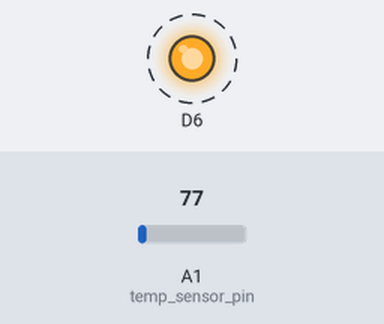
Simulated run of this sketch. Board: Arduino MKR. Shown: output pins drawn as LEDs (lit = HIGH). Dashed ring = blinking. Inputs (shaded band) come from the test bench; at power-on: A1 (temp_sensor_pin) = 77. WiFi joins after 1.5 s; servers stay silent unless stated; what the sketch prints to the serial monitor is not drawn.

Above: at 3.2 s.
Timing chart, 0 to 8.8 s (numbered marks = the images above):
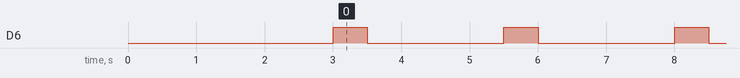

The sketch:

project2_may08b.ino
```cpp
#include "arduino_secrets.h"
#include "thingProperties.h"

#define temp_sensor_pin A1


void setup() {

  // Initialize serial and wait for port to open:
  Serial.begin(9600);
  // This delay gives the chance to wait for a Serial Monitor without blocking if none is found
  delay(1500);

  // Defined in thingProperties.h
  initProperties();

  // Connect to Arduino IoT Cloud
  ArduinoCloud.begin(ArduinoIoTPreferredConnection);

 pinMode(6, OUTPUT);

}

void loop() {
ArduinoCloud.update();


digitalWrite(6, HIGH);   // turn the LED on (HIGH is the voltage level)


delay(500);

  // Read temperature sensor data
  int sensor_data = analogRead(temp_sensor_pin);
  temperature =  ( 4.4 * sensor_data * 26) / 1024.0;
  temperature = floor(temperature * 10) / 10.0;

  Serial.print("Current Temperature: ");
  Serial.println(temperature);


  digitalWrite(6, LOW);    // turn the LED off by making the voltage LOW


  delay(1000);


  // Print temperature to serial monitor and LCD

  Serial.print("Current Temperature:");
  Serial.println(temperature);


  delay(1000);

}

/*
  Since Temperature is READ_WRITE variable, onTemperatureChange() is
  executed every time a new value is received from IoT Cloud.
*/
void onTemperatureChange()  {
  // Add your code here to act upon Temperature change
}
```

arduino_secrets.h
```cpp
#define SECRET_SSID ""
#define SECRET_OPTIONAL_PASS ""
```

thingProperties.h
```cpp
// Code generated by Arduino IoT Cloud, DO NOT EDIT.

#include <ArduinoIoTCloud.h>
#include <Arduino_ConnectionHandler.h>

const char SSID[]     = SECRET_SSID;    // Network SSID (name)
const char PASS[]     = SECRET_OPTIONAL_PASS;    // Network password (use for WPA, or use as key for WEP)

void onTemperatureChange();

float temperature;

void initProperties(){

  ArduinoCloud.addProperty(temperature, READWRITE, ON_CHANGE, onTemperatureChange);

}

WiFiConnectionHandler ArduinoIoTPreferredConnection(SSID, PASS);
```

Measured:
- by itself, D6: alternates HIGH for 0.50 s and LOW for 2.0 s
